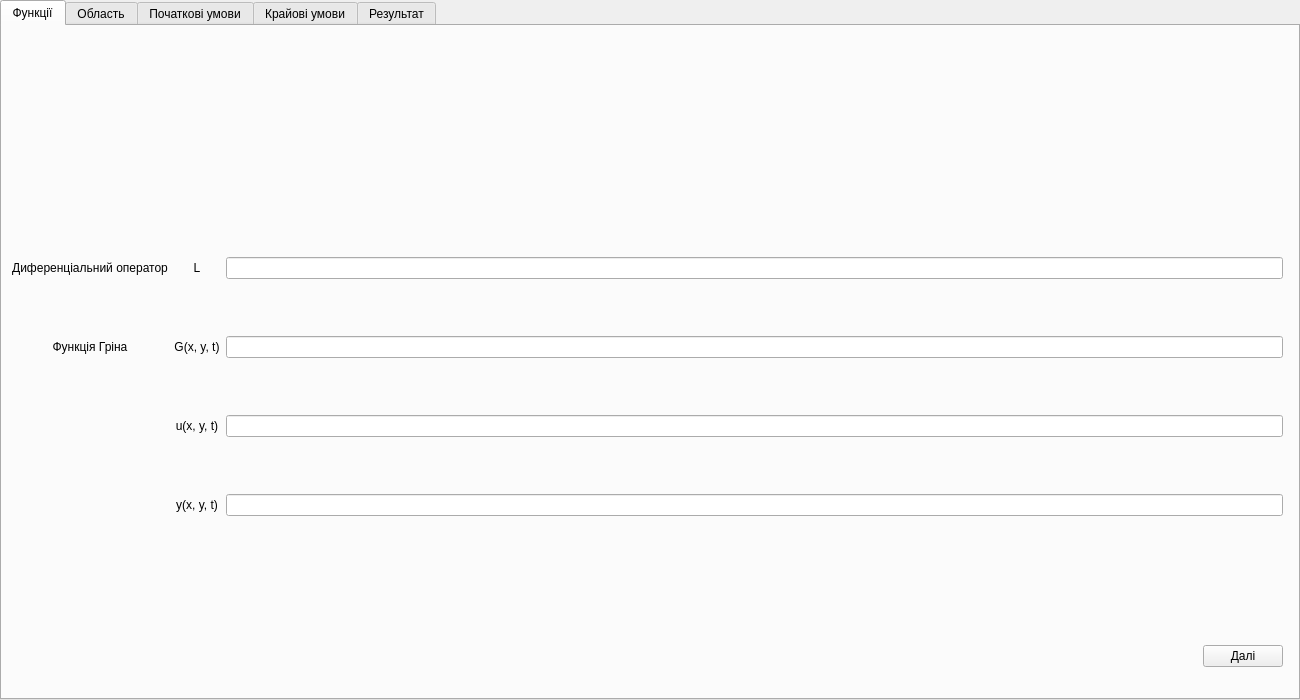
<?xml version="1.0" encoding="UTF-8"?>
<ui version="4.0">
 <class>TabWidget</class>
 <widget class="QTabWidget" name="TabWidget">
  <property name="geometry">
   <rect>
    <x>0</x>
    <y>0</y>
    <width>1300</width>
    <height>700</height>
   </rect>
  </property>
  <property name="windowTitle">
   <string>Лабораторна робота</string>
  </property>
  <property name="currentIndex">
   <number>0</number>
  </property>
  <widget class="QWidget" name="tab1">
   <attribute name="title">
    <string>Функції</string>
   </attribute>
   <widget class="QWidget" name="horizontalLayoutWidget">
    <property name="geometry">
     <rect>
      <x>10</x>
      <y>600</y>
      <width>1271</width>
      <height>61</height>
     </rect>
    </property>
    <layout class="QHBoxLayout" name="horizontalLayout">
     <item>
      <spacer name="horizontalSpacer">
       <property name="orientation">
        <enum>Qt::Horizontal</enum>
       </property>
       <property name="sizeHint" stdset="0">
        <size>
         <width>40</width>
         <height>20</height>
        </size>
       </property>
      </spacer>
     </item>
     <item>
      <widget class="QPushButton" name="tab1_button_next">
       <property name="sizePolicy">
        <sizepolicy hsizetype="Fixed" vsizetype="Fixed">
         <horstretch>0</horstretch>
         <verstretch>0</verstretch>
        </sizepolicy>
       </property>
       <property name="text">
        <string>Далі</string>
       </property>
      </widget>
     </item>
    </layout>
   </widget>
   <widget class="QWidget" name="gridLayoutWidget">
    <property name="geometry">
     <rect>
      <x>10</x>
      <y>180</y>
      <width>1271</width>
      <height>401</height>
     </rect>
    </property>
    <layout class="QGridLayout" name="gridLayout">
     <item row="3" column="2">
      <widget class="QLineEdit" name="lineEdit_4"/>
     </item>
     <item row="2" column="2">
      <widget class="QLineEdit" name="lineEdit_3"/>
     </item>
     <item row="4" column="2">
      <spacer name="verticalSpacer">
       <property name="orientation">
        <enum>Qt::Vertical</enum>
       </property>
       <property name="sizeType">
        <enum>QSizePolicy::Maximum</enum>
       </property>
       <property name="sizeHint" stdset="0">
        <size>
         <width>20</width>
         <height>40</height>
        </size>
       </property>
      </spacer>
     </item>
     <item row="0" column="0">
      <widget class="QLabel" name="label_2">
       <property name="text">
        <string>Диференціальний оператор</string>
       </property>
       <property name="alignment">
        <set>Qt::AlignCenter</set>
       </property>
      </widget>
     </item>
     <item row="3" column="0">
      <widget class="QLabel" name="label_4">
       <property name="text">
        <string/>
       </property>
       <property name="alignment">
        <set>Qt::AlignCenter</set>
       </property>
      </widget>
     </item>
     <item row="1" column="0">
      <widget class="QLabel" name="label">
       <property name="text">
        <string>Функція Гріна</string>
       </property>
       <property name="alignment">
        <set>Qt::AlignCenter</set>
       </property>
      </widget>
     </item>
     <item row="1" column="2">
      <widget class="QLineEdit" name="lineEdit_2"/>
     </item>
     <item row="0" column="2">
      <widget class="QLineEdit" name="lineEdit"/>
     </item>
     <item row="2" column="0">
      <widget class="QLabel" name="label_3">
       <property name="text">
        <string/>
       </property>
       <property name="alignment">
        <set>Qt::AlignCenter</set>
       </property>
      </widget>
     </item>
     <item row="0" column="1">
      <widget class="QLabel" name="label_5">
       <property name="text">
        <string>L</string>
       </property>
       <property name="alignment">
        <set>Qt::AlignCenter</set>
       </property>
      </widget>
     </item>
     <item row="1" column="1">
      <widget class="QLabel" name="label_6">
       <property name="text">
        <string>G(x, y, t)</string>
       </property>
       <property name="alignment">
        <set>Qt::AlignCenter</set>
       </property>
      </widget>
     </item>
     <item row="2" column="1">
      <widget class="QLabel" name="label_7">
       <property name="text">
        <string>u(x, y, t)</string>
       </property>
       <property name="alignment">
        <set>Qt::AlignCenter</set>
       </property>
      </widget>
     </item>
     <item row="3" column="1">
      <widget class="QLabel" name="label_8">
       <property name="text">
        <string>y(x, y, t)</string>
       </property>
       <property name="alignment">
        <set>Qt::AlignCenter</set>
       </property>
      </widget>
     </item>
    </layout>
   </widget>
  </widget>
  <widget class="QWidget" name="tab2">
   <attribute name="title">
    <string>Область</string>
   </attribute>
   <widget class="QWidget" name="horizontalLayoutWidget_2">
    <property name="geometry">
     <rect>
      <x>10</x>
      <y>90</y>
      <width>1271</width>
      <height>491</height>
     </rect>
    </property>
    <layout class="QHBoxLayout" name="horizontalLayout_2">
     <item>
      <widget class="QTableWidget" name="tab2_table">
       <property name="sizePolicy">
        <sizepolicy hsizetype="Fixed" vsizetype="Expanding">
         <horstretch>0</horstretch>
         <verstretch>0</verstretch>
        </sizepolicy>
       </property>
       <property name="maximumSize">
        <size>
         <width>330</width>
         <height>16777215</height>
        </size>
       </property>
       <attribute name="horizontalHeaderDefaultSectionSize">
        <number>60</number>
       </attribute>
       <column>
        <property name="text">
         <string>x</string>
        </property>
       </column>
       <column>
        <property name="text">
         <string>y</string>
        </property>
       </column>
       <column>
        <property name="text">
         <string>del</string>
        </property>
       </column>
      </widget>
     </item>
     <item>
      <widget class="QGraphicsView" name="tab2_graphics">
       <property name="sizePolicy">
        <sizepolicy hsizetype="Minimum" vsizetype="Expanding">
         <horstretch>0</horstretch>
         <verstretch>0</verstretch>
        </sizepolicy>
       </property>
       <property name="mouseTracking">
        <bool>true</bool>
       </property>
      </widget>
     </item>
    </layout>
   </widget>
   <widget class="QWidget" name="horizontalLayoutWidget_3">
    <property name="geometry">
     <rect>
      <x>10</x>
      <y>600</y>
      <width>1271</width>
      <height>61</height>
     </rect>
    </property>
    <layout class="QHBoxLayout" name="horizontalLayout_3">
     <item>
      <spacer name="horizontalSpacer_2">
       <property name="orientation">
        <enum>Qt::Horizontal</enum>
       </property>
       <property name="sizeHint" stdset="0">
        <size>
         <width>40</width>
         <height>20</height>
        </size>
       </property>
      </spacer>
     </item>
     <item>
      <widget class="QPushButton" name="tab2_button_prev">
       <property name="text">
        <string>Назад</string>
       </property>
      </widget>
     </item>
     <item>
      <widget class="QPushButton" name="tab2_button_next">
       <property name="text">
        <string>Далі</string>
       </property>
      </widget>
     </item>
    </layout>
   </widget>
  </widget>
  <widget class="QWidget" name="tab3">
   <attribute name="title">
    <string>Початкові умови</string>
   </attribute>
   <widget class="QWidget" name="horizontalLayoutWidget_4">
    <property name="geometry">
     <rect>
      <x>10</x>
      <y>90</y>
      <width>1271</width>
      <height>491</height>
     </rect>
    </property>
    <layout class="QHBoxLayout" name="horizontalLayout_4">
     <item>
      <widget class="QTableWidget" name="tab3_table">
       <property name="sizePolicy">
        <sizepolicy hsizetype="Fixed" vsizetype="Expanding">
         <horstretch>0</horstretch>
         <verstretch>0</verstretch>
        </sizepolicy>
       </property>
       <property name="maximumSize">
        <size>
         <width>330</width>
         <height>16777215</height>
        </size>
       </property>
       <attribute name="horizontalHeaderDefaultSectionSize">
        <number>60</number>
       </attribute>
       <column>
        <property name="text">
         <string>x</string>
        </property>
       </column>
       <column>
        <property name="text">
         <string>y</string>
        </property>
       </column>
       <column>
        <property name="text">
         <string>exact</string>
        </property>
       </column>
       <column>
        <property name="text">
         <string>sensor</string>
        </property>
       </column>
       <column>
        <property name="text">
         <string>del</string>
        </property>
       </column>
      </widget>
     </item>
     <item>
      <widget class="QGraphicsView" name="tab3_graphics">
       <property name="sizePolicy">
        <sizepolicy hsizetype="Minimum" vsizetype="Expanding">
         <horstretch>0</horstretch>
         <verstretch>0</verstretch>
        </sizepolicy>
       </property>
       <property name="mouseTracking">
        <bool>true</bool>
       </property>
      </widget>
     </item>
    </layout>
   </widget>
   <widget class="QWidget" name="horizontalLayoutWidget_5">
    <property name="geometry">
     <rect>
      <x>10</x>
      <y>600</y>
      <width>1271</width>
      <height>61</height>
     </rect>
    </property>
    <layout class="QHBoxLayout" name="horizontalLayout_5">
     <item>
      <spacer name="horizontalSpacer_3">
       <property name="orientation">
        <enum>Qt::Horizontal</enum>
       </property>
       <property name="sizeHint" stdset="0">
        <size>
         <width>40</width>
         <height>20</height>
        </size>
       </property>
      </spacer>
     </item>
     <item>
      <widget class="QPushButton" name="tab3_button_prev">
       <property name="text">
        <string>Назад</string>
       </property>
      </widget>
     </item>
     <item>
      <widget class="QPushButton" name="tab3_button_next">
       <property name="sizePolicy">
        <sizepolicy hsizetype="Fixed" vsizetype="Fixed">
         <horstretch>0</horstretch>
         <verstretch>0</verstretch>
        </sizepolicy>
       </property>
       <property name="text">
        <string>Далі</string>
       </property>
      </widget>
     </item>
    </layout>
   </widget>
  </widget>
  <widget class="QWidget" name="tab4">
   <attribute name="title">
    <string>Крайові умови</string>
   </attribute>
  </widget>
  <widget class="QWidget" name="tab5">
   <attribute name="title">
    <string>Результат</string>
   </attribute>
  </widget>
 </widget>
 <resources/>
 <connections/>
</ui>
